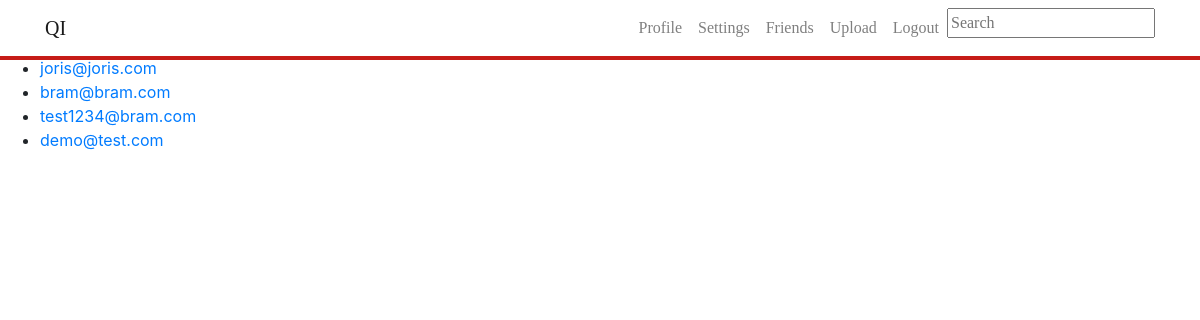
Screenshot of /friendlist.php (signed in) with the database file from the repository.
### tables this page shows
CREATE TABLE `users` (
  `id` int(11) NOT NULL,
  `email` varchar(255) NOT NULL,
  `password` varchar(255) NOT NULL,
  `avatar` varchar(500) NOT NULL,
  `bio` varchar(150) NOT NULL,
  `firstname` varchar(255) NOT NULL,
  `lastname` varchar(255) NOT NULL
);

### classes/User.class.php (called while the page is built, shortened)
<?php
class User{
    private function getFriendId($userid){
        $conn=Db::getInstance();
        $statement = $conn->prepare("select friendid from friendlist where userid = :userid");
        $statement->bindValue(":userid",$userid);
        $statement->execute();
        $results = $statement->fetchAll();
        $array = array();
        array_push($array, $_SESSION['userid']);
        foreach($results as $res){
            array_push($array, $res['friendid']);
        }
        return $array;
    }
    public function displayFriends($userid){
        $friendsid=$this->getFriendId($userid);
        $conn=Db::getInstance();
        $statement=$conn->prepare("select * from users where id in(".implode(',', $friendsid).") ");
        $statement->execute();
        $results = $statement->fetchAll();
        return $results;
    }
}

### friendlist.php (the view, shortened to what this page needs)
<?php
include_once ("classes/User.class.php");
    $p = new User();
    $c=$p->displayFriends($_SESSION['userid']);
?><!doctype html>
<html lang="en">
<head>
    <link rel="stylesheet" href="https://maxcdn.bootstrapcdn.com/bootstrap/4.0.0/css/bootstrap.min.css">
</head>
<body>
<?php include_once("includes/nav.inc.php"); ?>
<h1>friendlist</h1>
<ul>
<?php foreach ($c as $res):?>
    <li><a href="#"><?php echo $res['email'];?></a></li>
<?php endforeach;?>
</ul>
</body>
</html>

### rows the page displays
users: email "joris@joris.com"
users: email "bram@bram.com"
users: email "test1234@bram.com"
users: email "demo@test.com"
